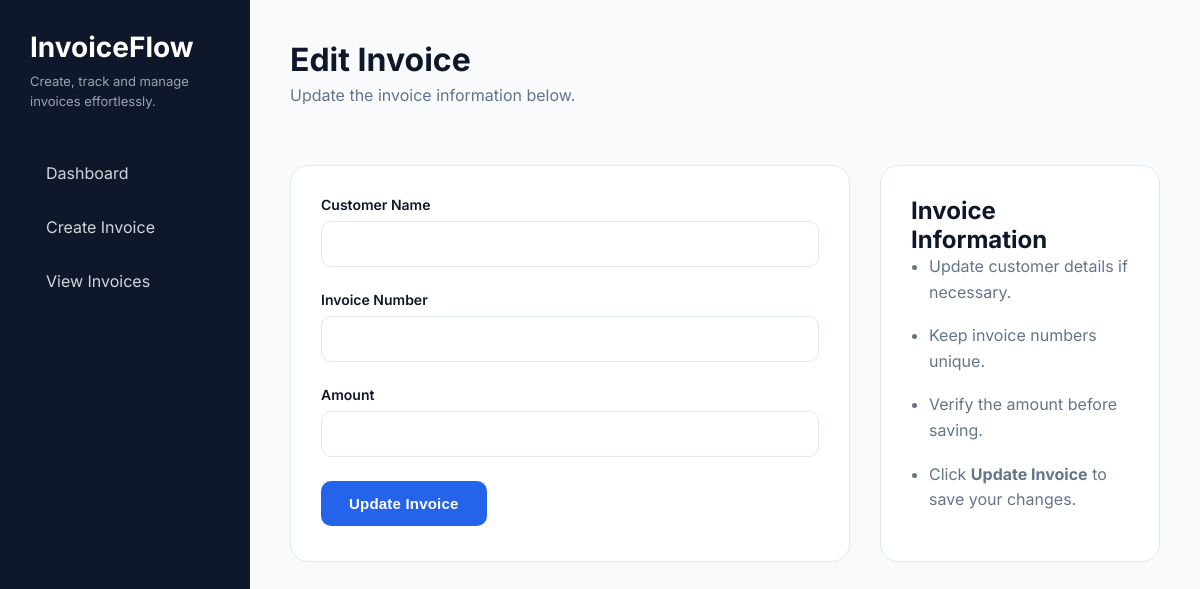
Before: /edit/6 with the older database file.
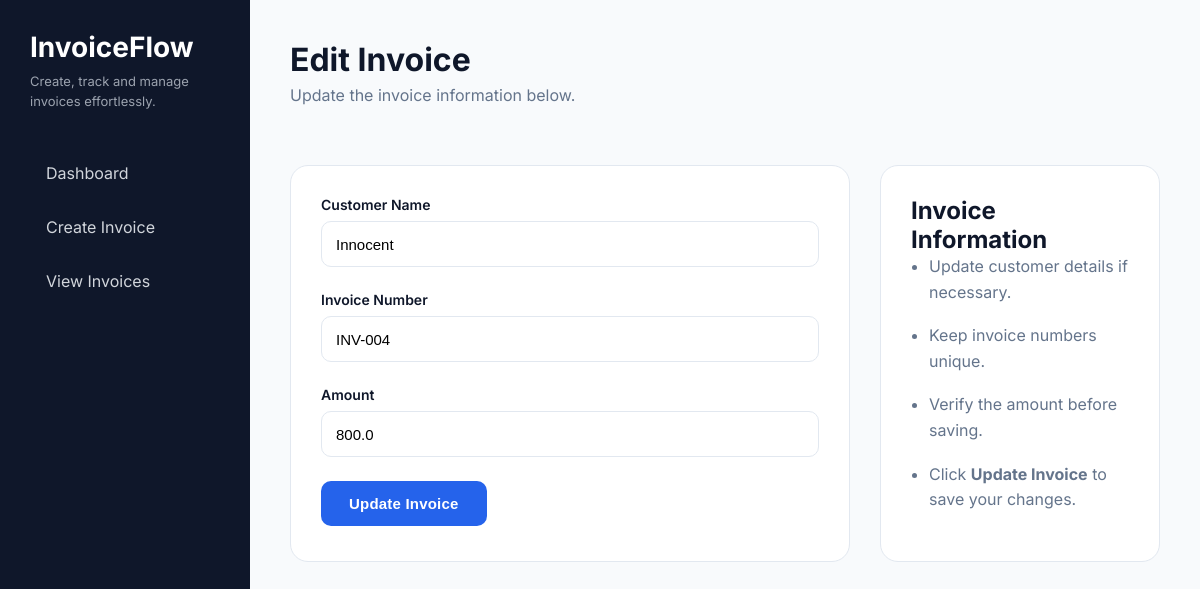
After: the same page with the newer database file.
### tables this page shows
CREATE TABLE invoices (
    id INTEGER PRIMARY KEY AUTOINCREMENT,
    customer TEXT,
    invoice_number TEXT,
    amount REAL
);

### app.py (the view)
@app.route("/edit/<int:id>")
def edit_invoice(id):
    connection = sqlite3.connect("invoices.db")
    cursor = connection.cursor()
    cursor.execute(
        "SELECT id, customer, invoice_number, amount FROM invoices WHERE id=?",
        (id,)
    )
    invoice = cursor.fetchone()
    connection.close()
    return render_template("edit_invoice.html", invoice=invoice)

### templates/edit_invoice.html (shortened to what this page needs)
{% extends "base.html" %}
{% block content %}
<div class="page-header">
    <h1>Edit Invoice</h1>
    <p class="subtext">
        Update the invoice information below.
    </p>
</div>
<div class="create-layout">
    <div class="content-panel">
        <form action="/update/{{ invoice[0] }}" method="POST">
            <div class="form-group">
                <label>Customer Name</label>
                <input
                    type="text"
                    name="customer"
                    value="{{ invoice[1] }}"
                    required>
            </div>
            <div class="form-group">
                <label>Invoice Number</label>
                <input
                    type="text"
                    name="invoice_number"
                    value="{{ invoice[2] }}"
                    required>
            </div>
            <div class="form-group">
                <label>Amount</label>
                <input
                    type="number"
                    name="amount"
                    value="{{ invoice[3] }}"
                    required>
            </div>
            <button
                class="primary-btn"
                type="submit">
                Update Invoice
            </button>
        </form>
    </div>
    <div class="content-panel">
        <h2>Invoice Information</h2>
        <ul class="tips">
            <li>Update customer details if necessary.</li>
            <li>Keep invoice numbers unique.</li>
            <li>Verify the amount before saving.</li>
            <li>Click <strong>Update Invoice</strong> to save your changes.</li>
        </ul>
    </div>
</div>
{% endblock %}

Changed rows visible on the page:
added invoices: customer "Innocent", invoice_number "INV-004", amount "800.0"
